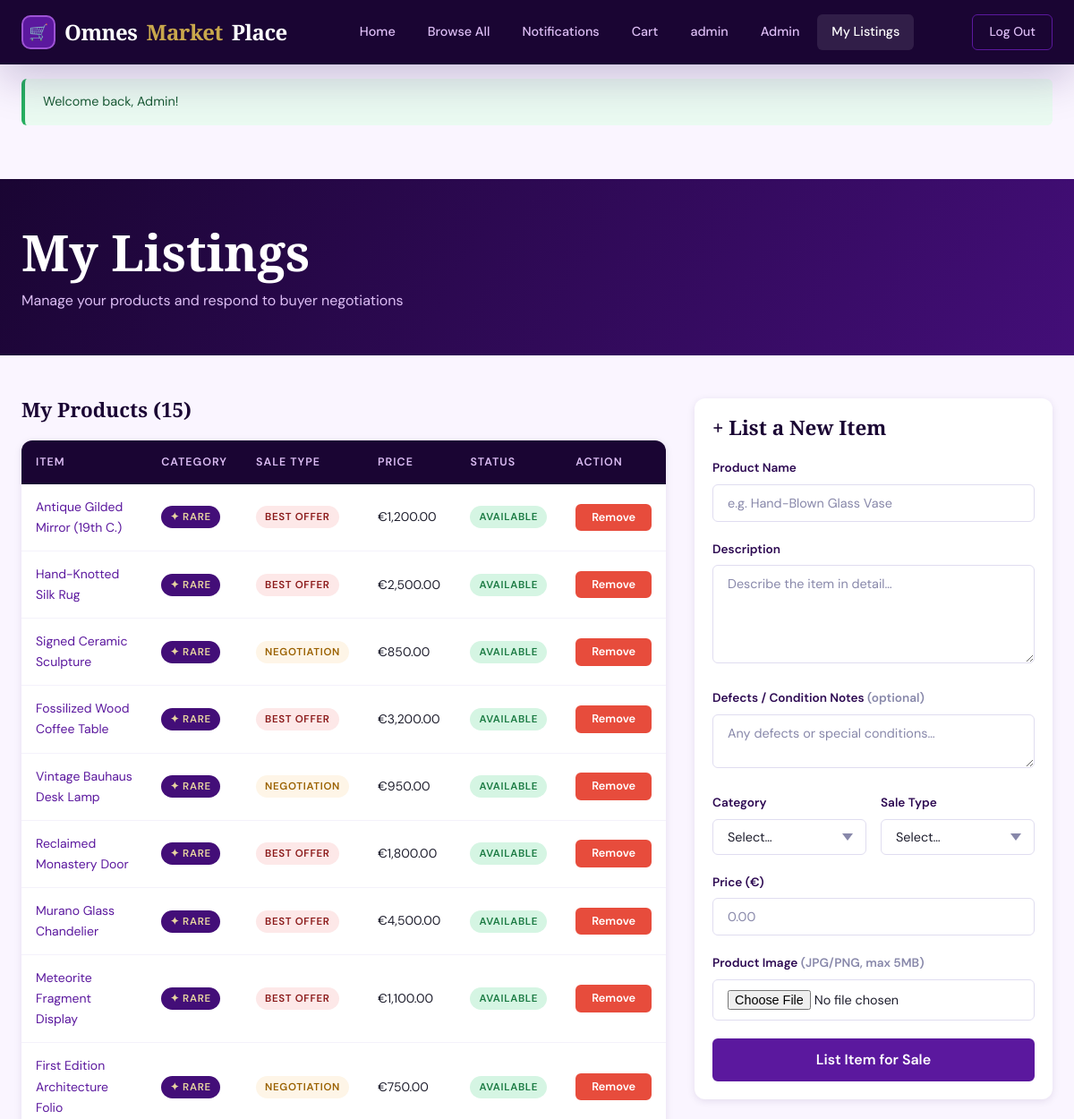
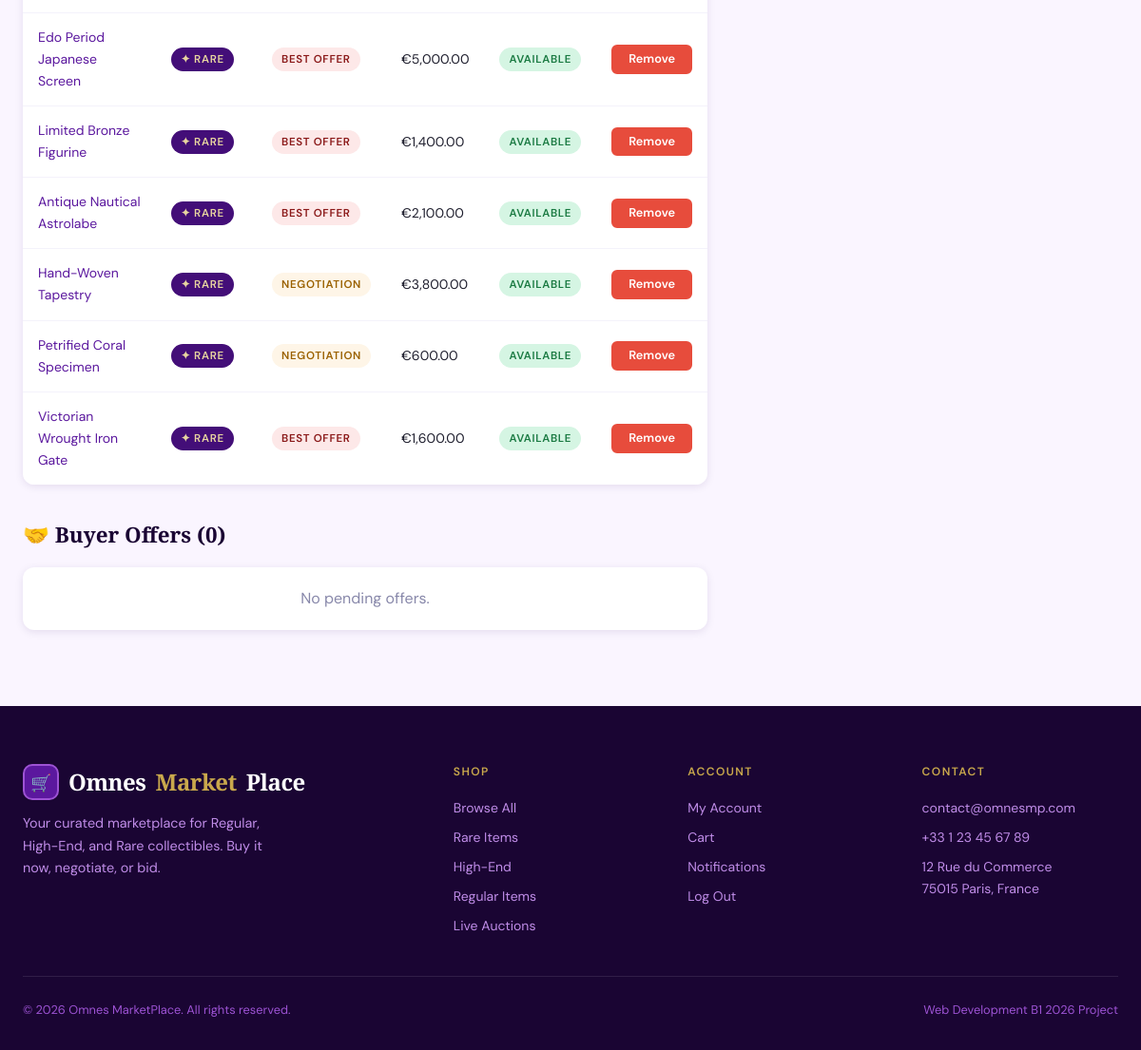
Screenshot of /seller.php (signed in) with the database file from the repository (2 pictures, top to bottom).
### tables this page shows
CREATE TABLE IF NOT EXISTS products (
    id            INT AUTO_INCREMENT PRIMARY KEY,
    seller_id     INT NOT NULL,
    name          VARCHAR(200) NOT NULL,
    description   TEXT,
    defects       TEXT,
    price         DECIMAL(10,2) NOT NULL,
    category      ENUM('rare','high_end','regular') NOT NULL,
    sale_type     ENUM('buy_now','negotiation','best_offer') NOT NULL DEFAULT 'buy_now',
    image         VARCHAR(255),
    video_url     VARCHAR(255),
    auction_start DATETIME,
    auction_end   DATETIME,
    is_sold       TINYINT(1) DEFAULT 0,
    created_at    TIMESTAMP DEFAULT CURRENT_TIMESTAMP,
    FOREIGN KEY (seller_id) REFERENCES users(id) ON DELETE CASCADE
);

### includes/sessions.php (called while the page is built, shortened)
<?php
function isLoggedIn() {
    return isset($_SESSION['user_id']) && !empty($_SESSION['user_id']);
}
function isAdmin() {
    return isset($_SESSION['role']) && $_SESSION['role'] === 'admin';
}
function isSeller() {
    return isset($_SESSION['role']) && ($_SESSION['role'] === 'seller' || $_SESSION['role'] === 'admin');
}
function getFlash() {
    if (isset($_SESSION['flash'])) {
        $flash = $_SESSION['flash'];
        return $flash;
    }
    return null;
}
?>

### includes/functions.php (called while the page is built, shortened)
<?php
function formatPrice($price) {
    return '€' . number_format((float)$price, 2, '.', ',');
}
function getCategoryLabel($category) {
    $labels = [
        'rare'     => '✦ Rare',
        'high_end' => '◈ High-End',
        'regular'  => '● Regular',
    ];
    return $labels[$category] ?? ucfirst($category);
}
function getSaleTypeLabel($sale_type) {
    $labels = [
        'buy_now'     => 'Buy It Now',
        'negotiation' => 'Negotiation',
        'best_offer'  => 'Best Offer',
    ];
    return $labels[$sale_type] ?? ucfirst($sale_type);
}
?>

### seller.php (the view, shortened to what this page needs)
<?php
require_once 'includes/sessions.php';
require_once 'includes/db.php';
require_once 'includes/functions.php';
$stmt = $conn->prepare(
    "SELECT * FROM products WHERE seller_id = ? ORDER BY created_at DESC"
);
$stmt->bind_param('i', $_SESSION['user_id']);
$stmt->execute();
$my_products = $stmt->get_result()->fetch_all(MYSQLI_ASSOC);
$negs_sql = "SELECT n.*, p.name AS product_name, p.price AS listed_price, p.seller_id,
                    u.username AS buyer_name
             FROM negotiations n
             JOIN products p ON n.product_id = p.id
             JOIN users u ON n.buyer_id = u.id
             WHERE p.seller_id = ? AND n.status = 'pending'
             ORDER BY n.created_at DESC";
$stmt2 = $conn->prepare($negs_sql);
$stmt2->bind_param('i', $_SESSION['user_id']);
$stmt2->execute();
$pending_negs = $stmt2->get_result()->fetch_all(MYSQLI_ASSOC);
require_once 'templates/header.php';
?>
<div class="page-banner">
    <div class="container">
        <h1>My Listings</h1>
        <p>Manage your products and respond to buyer negotiations</p>
    </div>
</div>
<div class="container">
    <div style="display:grid;grid-template-columns:1fr 400px;gap:32px;align-items:start;">
        <div>
            <h3 style="margin-bottom:20px;">
                My Products (<?php echo count($my_products); ?>)
            </h3>
            <?php if (empty($my_products)): ?>
                <div class="card card-body text-center text-muted" style="margin-bottom:32px;">
                    No listings yet. Add your first product →
                </div>
            <?php else: ?>
                <div class="table-wrapper" style="margin-bottom:40px;">
                    <table>
                        <thead>
                            <tr>
                                <th>Item</th>
                                <th>Category</th>
                                <th>Sale Type</th>
                                <th>Price</th>
                                <th>Status</th>
                                <th>Action</th>
                            </tr>
                        </thead>
                        <tbody>
                            <?php foreach ($my_products as $p): ?>
                            <tr>
                                <td>
                                    <a href="product.php?id=<?php echo (int)$p['id']; ?>">
                                        <?php echo htmlspecialchars($p['name']); ?>
                                    </a>
                                </td>
                                <td>
                                    <span class="badge badge-<?php echo str_replace('_','-',$p['category']); ?>">
                                        <?php echo getCategoryLabel($p['category']); ?>
                                    </span>
                                </td>
                                <td>
                                    <span class="badge badge-<?php echo str_replace('_','-',$p['sale_type']); ?>">
                                        <?php echo getSaleTypeLabel($p['sale_type']); ?>
                                    </span>
                                </td>
                                <td><?php echo formatPrice($p['price']); ?></td>
                                <td>
                                    <?php if ($p['is_sold']): ?>
                                        <span class="badge" style="background:var(--success);color:var(--white);">Sold</span>
                                    <?php else: ?>
                                        <span class="badge badge-buy-now">Available</span>
                                    <?php endif; ?>
                                </td>
                                <td>
                                    <form method="POST" style="display:inline;">
                                        <button type="submit" class="btn btn-sm btn-danger"
                                                data-confirm="Remove this listing?">Remove</button>
                                    </form>
                                </td>
                            </tr>
                            <?php endforeach; ?>
                        </tbody>
                    </table>
                </div>
            <?php endif; ?>
            <h3 style="margin-bottom:20px;">🤝 Buyer Offers (<?php echo count($pending_negs); ?>)</h3>
            <?php if (empty($pending_negs)): ?>
                <div class="card card-body text-center text-muted">No pending offers.</div>
            <?php endif; ?>
        </div>
        <div style="position:sticky;top:calc(var(--nav-height) + 24px);">
            <div class="card card-body">
                <h3 style="margin-bottom:20px;">+ List a New Item</h3>
                <form method="POST" enctype="multipart/form-data" novalidate>
                    <div class="form-group">
                        <label class="form-label">Product Name</label>
                        <input type="text" name="name" class="form-control"
                               placeholder="e.g. Hand-Blown Glass Vase" required>
                    </div>
                    <div class="form-group">
                        <label class="form-label">Description</label>
                        <textarea name="description" class="form-control"
                                  placeholder="Describe the item in detail…"></textarea>
                    </div>
                    <div class="form-group">
                        <label class="form-label">Defects / Condition Notes <span class="text-muted">(optional)</span></label>
                        <textarea name="defects" class="form-control" style="min-height:60px;"
                                  placeholder="Any defects or special conditions…"></textarea>
                    </div>
                    <div class="form-row">
                        <div class="form-group">
                            <label class="form-label">Category</label>
                            <select name="category" class="form-control" required>
                                <option value="">Select…</option>
                            </select>
                        </div>
                        <div class="form-group">
                            <label class="form-label">Sale Type</label>
                            <select name="sale_type" class="form-control" required id="sale_type_select">
                                <option value="">Select…</option>
                            </select>
                        </div>
                    </div>
                    <div class="form-group">
                        <label class="form-label">Price (€)</label>
                        <input type="number" name="price" class="form-control"
                               step="0.01" min="0.01" placeholder="0.00" required>
                    </div>
                    <div class="form-group">
                        <label class="form-label">Product Image <span class="text-muted">(JPG/PNG, max 5MB)</span></label>
                        <input type="file" id="product_image" name="product_image" class="form-control"
                               accept="image/*">
                    </div>
                    <button type="submit" class="btn btn-primary btn-full btn-lg">List Item for Sale</button>
                </form>
            </div>
        </div>
    </div>
</div>
<?php
require_once 'templates/footer.php';
?>

### templates/header.php (shortened to what this page needs)
<?php
$current_page = basename($_SERVER['PHP_SELF']);
$asset = 'assets/';
?>
<!DOCTYPE html>
<html lang="en">
<head>
    <link rel="stylesheet" href="<?php echo $asset; ?>styles/main.css">
</head>
<body>
    <header class="site-header" id="site-header">
        <div class="container header-inner">
            <a href="index.php" class="site-logo">
                <div class="logo-icon">🛒</div>
                Omnes <span>Market</span>Place
            </a>
            <nav class="primary-nav" aria-label="Main navigation">
                <a href="index.php" class="nav-link <?php echo $current_page === 'index.php' ? 'active' : ''; ?>">
                    Home
                </a>
                <a href="products.php" class="nav-link <?php echo $current_page === 'products.php' ? 'active' : ''; ?>">
                    Browse All
                </a>
                    <?php if (isLoggedIn()): ?>
                    <a href="notifications.php" class="nav-link <?php echo $current_page === 'notifications.php' ? 'active' : ''; ?>">
                        Notifications
                    </a>
                    <a href="cart.php" class="nav-link <?php echo $current_page === 'cart.php' ? 'active' : ''; ?>">
                        Cart
                    </a>
                    <a href="account.php" class="nav-link <?php echo $current_page === 'account.php' ? 'active' : ''; ?>">
                                <?php echo htmlspecialchars($_SESSION['username']); ?>
                    </a>
                            <?php if (isAdmin()): ?>
                        <a href="admin.php" class="nav-link <?php echo $current_page === 'admin.php' ? 'active' : ''; ?>">
                            Admin
                        </a>
                            <?php endif; ?>
                            <?php if (isSeller()): ?>
                        <a href="seller.php" class="nav-link <?php echo $current_page === 'seller.php' ? 'active' : ''; ?>">
                            My Listings
                        </a>
                            <?php endif; ?>
                    <?php endif; ?>
            </nav>
            <div class="header-auth">
                    <?php if (isLoggedIn()): ?>
                    <a href="includes/logout.php" class="btn-header-login">Log Out</a>
                    <?php else: ?>
                    <a href="login.php" class="btn-header-login">Log In</a>
                    <a href="register.php" class="btn-header-register">Register</a>
                    <?php endif; ?>
            </div>
        </div>
    </header>
    <?php
    $flash = getFlash();
    if ($flash):
        ?>
        <div class="container" style="padding-top:16px;">
            <div class="alert alert-<?php echo htmlspecialchars($flash['type']); ?>" data-auto-dismiss>
                        <?php echo htmlspecialchars($flash['message']); ?>
            </div>
        </div>
        <?php endif; ?>
    <main class="main-content">

### templates/footer.php (shortened to what this page needs)
</main>
<footer class="site-footer">
    <div class="container">
        <div class="footer-grid">
            <div class="footer-brand">
                <a href="index.php" class="site-logo" style="margin-bottom:12px;">
                    <div class="logo-icon">🛒</div>
                    Omnes <span>Market</span>Place
                </a>
                <p>Your curated marketplace for Regular, High-End, and Rare collectibles. Buy it now, negotiate, or bid.</p>
            </div>
            <div>
                <p class="footer-heading">Shop</p>
                <div class="footer-links">
                    <a href="products.php">Browse All</a>
                    <a href="products.php?cat=rare">Rare Items</a>
                    <a href="products.php?cat=high_end">High-End</a>
                    <a href="products.php?cat=regular">Regular Items</a>
                    <a href="products.php?sale=best_offer">Live Auctions</a>
                </div>
            </div>
            <div>
                <p class="footer-heading">Account</p>
                <div class="footer-links">
                    <?php if (isLoggedIn()): ?>
                        <a href="account.php">My Account</a>
                        <a href="cart.php">Cart</a>
                        <a href="notifications.php">Notifications</a>
                        <a href="includes/logout.php">Log Out</a>
                    <?php else: ?>
                        <a href="login.php">Log In</a>
                        <a href="register.php">Create Account</a>
                    <?php endif; ?>
                </div>
            </div>
            <div>
                <p class="footer-heading">Contact</p>
                <div class="footer-links">
                    <a href="mailto:contact@omnesmp.com">contact@omnesmp.com</a>
                    <a href="tel:+33123456789">+33 1 23 45 67 89</a>
                    <span style="color:var(--purple-300);font-size:0.875rem;">
                        12 Rue du Commerce<br>75015 Paris, France
                    </span>
                </div>
            </div>
        </div>
        <div class="footer-bottom">
            <span>&copy; <?php echo date('Y'); ?> Omnes MarketPlace. All rights reserved.</span>
            <span>Web Development B1 2026 Project</span>
        </div>
    </div>
</footer>
</body>
</html>

### rows the page displays
products: name "Antique Gilded Mirror (19th C.)", category "✦ RARE", sale_type "BEST OFFER", price "€1,200.00", is_sold "AVAILABLE"
products: name "Hand-Knotted Silk Rug", category "✦ RARE", sale_type "BEST OFFER", price "€2,500.00", is_sold "AVAILABLE"
products: name "Signed Ceramic Sculpture", category "✦ RARE", sale_type "NEGOTIATION", price "€850.00", is_sold "AVAILABLE"
products: name "Fossilized Wood Coffee Table", category "✦ RARE", sale_type "BEST OFFER", price "€3,200.00", is_sold "AVAILABLE"
products: name "Vintage Bauhaus Desk Lamp", category "✦ RARE", sale_type "NEGOTIATION", price "€950.00", is_sold "AVAILABLE"
products: name "Reclaimed Monastery Door", category "✦ RARE", sale_type "BEST OFFER", price "€1,800.00", is_sold "AVAILABLE"
products: name "Murano Glass Chandelier", category "✦ RARE", sale_type "BEST OFFER", price "€4,500.00", is_sold "AVAILABLE"
products: name "Meteorite Fragment Display", category "✦ RARE", sale_type "BEST OFFER", price "€1,100.00", is_sold "AVAILABLE"
products: name "First Edition Architecture Folio", category "✦ RARE", sale_type "NEGOTIATION", price "€750.00", is_sold "AVAILABLE"
products: name "Edo Period Japanese Screen", category "✦ RARE", sale_type "BEST OFFER", price "€5,000.00", is_sold "AVAILABLE"
products: name "Limited Bronze Figurine", category "✦ RARE", sale_type "BEST OFFER", price "€1,400.00", is_sold "AVAILABLE"
products: name "Antique Nautical Astrolabe", category "✦ RARE", sale_type "BEST OFFER", price "€2,100.00", is_sold "AVAILABLE"
products: name "Hand-Woven Tapestry", category "✦ RARE", sale_type "NEGOTIATION", price "€3,800.00", is_sold "AVAILABLE"
products: name "Petrified Coral Specimen", category "✦ RARE", sale_type "NEGOTIATION", price "€600.00", is_sold "AVAILABLE"
products: name "Victorian Wrought Iron Gate", category "✦ RARE", sale_type "BEST OFFER", price "€1,600.00", is_sold "AVAILABLE"

### other values shown
$_SESSION['username'] "admin"
$flash['message'] "Welcome back, Admin!"
count($my_products) "15"
count($pending_negs) "0"
